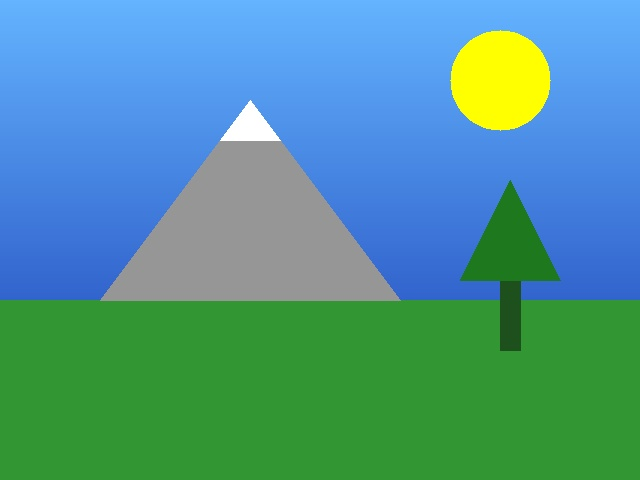
#> input picture Modul01/praktikum/image/pemandangan.jpg, 640 x 480 px
$ python 14_padding_border_gambar.py
#> lines starting #> are read from the running program, lines starting #| are printed output that depends on the picture
"""
==========================================================================
PERCOBAAN 14: PADDING DAN BORDER GAMBAR
==========================================================================
Program ini mempelajari cara menambahkan padding/border pada gambar.
Padding berguna untuk: menambah ukuran canvas, menghindari efek tepi
saat filtering, dan membuat frame foto.

Fungsi utama:
- cv2.copyMakeBorder(src, top, bottom, left, right, borderType, value)
  borderType:
  - cv2.BORDER_CONSTANT  : Warna konstan (butuh parameter value)
  - cv2.BORDER_REFLECT   : Cermin tepi (abcba)
  - cv2.BORDER_REFLECT_101: Cermin tanpa duplikat tepi (abcb)
  - cv2.BORDER_REPLICATE : Duplikasi piksel tepi (aaa|abcd|ddd)
  - cv2.BORDER_WRAP      : Membungkus/repeat (bcd|abcd|abc)
==========================================================================
"""

import cv2
import numpy as np
import os
import matplotlib.pyplot as plt

SCRIPT_DIR = os.path.dirname(os.path.abspath(__file__))
IMAGE_DIR = os.path.join(SCRIPT_DIR, "image")
OUTPUT_DIR = os.path.join(SCRIPT_DIR, "output")
os.makedirs(OUTPUT_DIR, exist_ok=True)

print("=" * 60)
print("PERCOBAAN 14: PADDING DAN BORDER GAMBAR")
print("=" * 60)

# Membaca gambar
img = cv2.imread(os.path.join(IMAGE_DIR, "pemandangan.jpg"))
#> img is the input picture: shape (480, 640, 3); mean B, G, R 147.2, 149.4, 78.4
if img is None:
    img = cv2.imread(os.path.join(IMAGE_DIR, "kucing.jpg"))
if img is None:
    print("[ERROR] Jalankan download_image.py terlebih dahulu!")
    exit()

# Perkecil gambar agar padding terlihat jelas
img = cv2.resize(img, (200, 150))
#> img: shape (150, 200, 3)
print(f"[INFO] Ukuran gambar: {img.shape[1]}×{img.shape[0]}")
#| [INFO] Ukuran gambar: 200×150

# Ukuran padding (piksel)
pad = 30

# ============================================================
# 1. BORDER_CONSTANT (warna konstan)
# ============================================================
print("\n--- 1. BORDER_CONSTANT ---")

# Padding dengan warna hitam
img_const_black = cv2.copyMakeBorder(
    img, pad, pad, pad, pad,
    cv2.BORDER_CONSTANT,
    value=[0, 0, 0]  # Warna border BGR (hitam)
)
print(f"  Hitam: {img_const_black.shape[1]}×{img_const_black.shape[0]}")
#|   Hitam: 260×210

# Padding dengan warna merah
img_const_red = cv2.copyMakeBorder(
    img, pad, pad, pad, pad,
    cv2.BORDER_CONSTANT,
    value=[0, 0, 255]  # BGR: merah
)
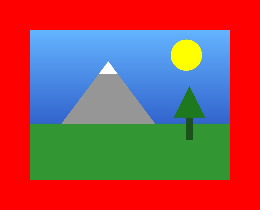
#> img_const_red: shape (210, 260, 3); mean B, G, R 80.9, 82, 158

# Padding dengan warna putih
img_const_white = cv2.copyMakeBorder(
    img, pad, pad, pad, pad,
    cv2.BORDER_CONSTANT,
    value=[255, 255, 255]  # BGR: putih
)
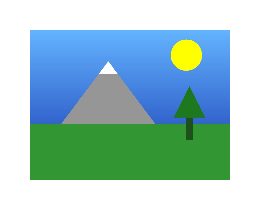
#> img_const_white: shape (210, 260, 3); mean B, G, R 195.8, 196.9, 158
print("  Merah dan putih juga dibuat")

# ============================================================
# 2. BORDER_REFLECT (cermin tepi)
# ============================================================
print("\n--- 2. BORDER_REFLECT ---")

# Padding dengan cermin (mencerminkan piksel tepi)
# Pola: fedcba|abcdefgh|hgfedcb
img_reflect = cv2.copyMakeBorder(
    img, pad, pad, pad, pad,
    cv2.BORDER_REFLECT
)
print("  REFLECT: piksel dicerminkan di tepi")

# ============================================================
# 3. BORDER_REFLECT_101 (cermin tanpa duplikat)
# ============================================================
print("\n--- 3. BORDER_REFLECT_101 ---")

# Sama seperti REFLECT tapi NOT duplikasi piksel tepian
# Pola: gfedcb|abcdefgh|gfedcba
img_reflect101 = cv2.copyMakeBorder(
    img, pad, pad, pad, pad,
    cv2.BORDER_REFLECT_101
)
print("  REFLECT_101: cermin tanpa duplikat tepi")

# ============================================================
# 4. BORDER_REPLICATE (duplikasi tepi)
# ============================================================
print("\n--- 4. BORDER_REPLICATE ---")

# Menduplikasi piksel paling tepi
# Pola: aaaa|abcdefgh|hhhh
img_replicate = cv2.copyMakeBorder(
    img, pad, pad, pad, pad,
    cv2.BORDER_REPLICATE
)
print("  REPLICATE: piksel tepi diduplikasi")

# ============================================================
# 5. BORDER_WRAP (pembungkusan)
# ============================================================
print("\n--- 5. BORDER_WRAP ---")

# Membungkus gambar (opposite side)
# Pola: efgh|abcdefgh|abcd
img_wrap = cv2.copyMakeBorder(
    img, pad, pad, pad, pad,
    cv2.BORDER_WRAP
)
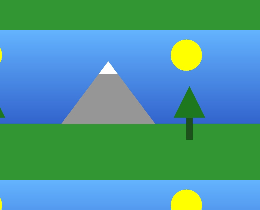
#> img_wrap: shape (210, 260, 3); mean B, G, R 147.6, 151.9, 75.9
print("  WRAP: gambar dibungkus dari sisi berlawanan")

# ============================================================
# 6. Padding asimetris
# ============================================================
print("\n--- 6. Padding Asimetris ---")

# Padding berbeda untuk setiap sisi: top=10, bottom=50, left=20, right=40
img_asym = cv2.copyMakeBorder(
    img, 10, 50, 20, 40,
    cv2.BORDER_CONSTANT,
    value=[128, 128, 128]  # Abu-abu
)
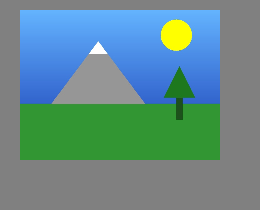
#> img_asym: shape (210, 260, 3); mean B, G, R 138.5, 139.7, 100.8
print(f"  Asimetris (10,50,20,40): {img_asym.shape[1]}×{img_asym.shape[0]}")
#|   Asimetris (10,50,20,40): 260×210

# ============================================================
# 7. Aplikasi: Frame foto dekoratif
# ============================================================
print("\n--- 7. Frame Foto Dekoratif ---")

def buat_frame_foto(img, lebar_frame=20, warna_luar=(50, 50, 50), warna_dalam=(200, 200, 200)):
    """Membuat frame foto dekoratif dengan dua lapisan border."""
#> called with lebar_frame = 25, warna_luar = (40, 40, 40), warna_dalam = (220, 220, 220)
    # Lapisan dalam: border tipis
    img_frame = cv2.copyMakeBorder(
        img, 3, 3, 3, 3,
        cv2.BORDER_CONSTANT,
        value=warna_dalam
    )
    # Lapisan luar: border tebal
    img_frame = cv2.copyMakeBorder(
        img_frame, lebar_frame, lebar_frame, lebar_frame, lebar_frame,
        cv2.BORDER_CONSTANT,
        value=warna_luar
    )
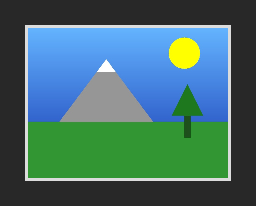
#> img_frame: shape (206, 256, 3); mean B, G, R 108.3, 109.5, 69.1
    return img_frame

# Membuat frame foto dekoratif
img_frame = buat_frame_foto(img, lebar_frame=25,
                            warna_luar=(40, 40, 40),
                            warna_dalam=(220, 220, 220))
print(f"  Frame foto: {img_frame.shape[1]}×{img_frame.shape[0]}")
#|   Frame foto: 256×206

# ============================================================
# 8. Aplikasi: Padding untuk square crop
# ============================================================
print("\n--- 8. Padding untuk Square ---")

h, w = img.shape[:2]
#> h = 150; w = 200
# Menentukan sisi terbesar
maks = max(h, w)
#> maks = 200
# Menghitung padding yang diperlukan untuk setiap sisi
pad_top = (maks - h) // 2
#> pad_top = 25
pad_bottom = maks - h - pad_top
#> pad_bottom = 25
pad_left = (maks - w) // 2
#> pad_left = 0
pad_right = maks - w - pad_left
#> pad_right = 0

# Membuat gambar persegi dengan padding hitam
img_square = cv2.copyMakeBorder(
    img, pad_top, pad_bottom, pad_left, pad_right,
    cv2.BORDER_CONSTANT,
    value=[0, 0, 0]
)
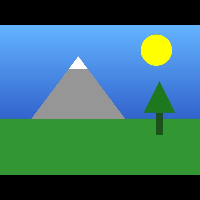
#> img_square: shape (200, 200, 3); mean B, G, R 110.4, 112, 58.8
print(f"  Square: {img_square.shape[1]}×{img_square.shape[0]}")
#|   Square: 200×200

# ============================================================
# 9. Visualisasi semua jenis border
# ============================================================

fig, axes = plt.subplots(2, 4, figsize=(20, 10))

daftar = [
    (img, "Original"),
    (img_const_black, "CONSTANT (Hitam)"),
    (img_const_red, "CONSTANT (Merah)"),
    (img_reflect, "REFLECT"),
    (img_reflect101, "REFLECT_101"),
    (img_replicate, "REPLICATE"),
    (img_wrap, "WRAP"),
    (img_frame, "Frame Foto")
]

for idx, (gambar, judul) in enumerate(daftar):
    baris = idx // 4
    kolom = idx % 4
    axes[baris, kolom].imshow(cv2.cvtColor(gambar, cv2.COLOR_BGR2RGB))
    axes[baris, kolom].set_title(judul, fontsize=12)
    axes[baris, kolom].axis("off")
#> this loop made 8 passes
#> (judul, baris, kolom) on passes 1 to 8: ('Original', 0, 0), ('CONSTANT (Hitam)', 0, 1), ('CONSTANT (Merah)', 0, 2), ('REFLECT', 0, 3), ('REFLECT_101', 1, 0), ('REPLICATE', 1, 1), ('WRAP', 1, 2), ('Frame Foto', 1, 3)

plt.suptitle("Percobaan 14: Padding & Border Gambar", fontsize=16, fontweight="bold")
plt.tight_layout()

output_path = os.path.join(OUTPUT_DIR, "14_padding_border_hasil.png")
plt.savefig(output_path, dpi=150, bbox_inches="tight")
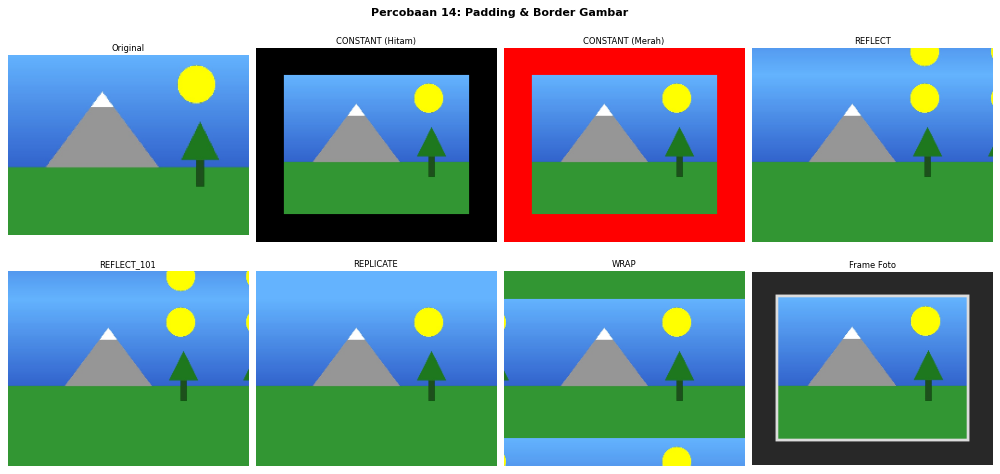
#> figure drawn by matplotlib, 8 panels
print(f"\n[OUTPUT] Hasil disimpan di: {output_path}")

print("\n" + "=" * 60)
print("RINGKASAN PERCOBAAN 14")
print("=" * 60)
print("  BORDER_CONSTANT    → Warna konstan (value=BGR)")
print("  BORDER_REFLECT     → Cermin di tepi")
print("  BORDER_REFLECT_101 → Cermin tanpa duplikat")
print("  BORDER_REPLICATE   → Duplikasi piksel tepi")
print("  BORDER_WRAP        → Bungkus dari sisi berlawanan")
print("=" * 60)
